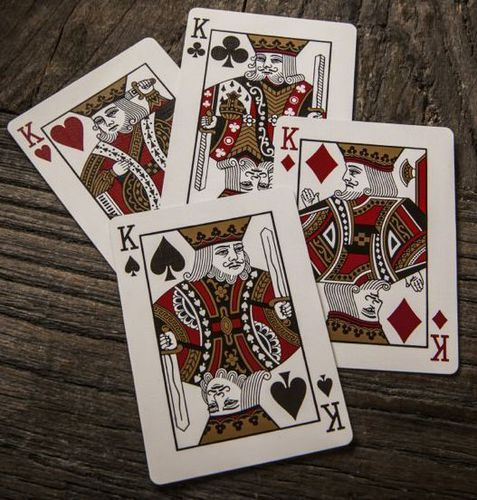
#> input picture tutorial/assets/cards.jpg, 477 x 500 px
$ python -i utlis.py   (imports and definitions only)
#> lines starting #> are read from the running program, lines starting #| are printed output that depends on the picture; after the words box and inside, x2 and y2 are one past the last pixel; in counts of white or black regions, pixels touching at a corner belong together
#> further down, picture is the input picture: shape (500, 477, 3); mean B, G, R 88.1, 96.6, 109.6
import cv2
import numpy as np

def getContours(img,cThr=[100,100],showCanny=False,minArea=1000,filter=0,draw=False):
#> called with showCanny = False, minArea = 1000, filter = 0, draw = False
    imgGray = cv2.cvtColor(img,cv2.COLOR_BGR2GRAY)
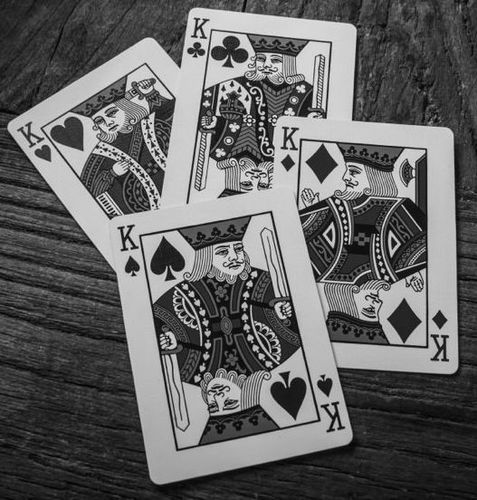
#> imgGray: shape (500, 477); min 1, max 251, mean 99.5
    imgBlur = cv2.GaussianBlur(imgGray,(5,5),1)
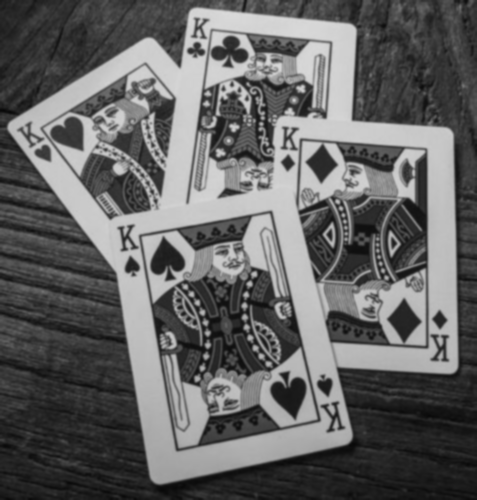
#> imgBlur: shape (500, 477); min 8, max 218, mean 99.5
    imgCanny = cv2.Canny(imgBlur,cThr[0],cThr[1])
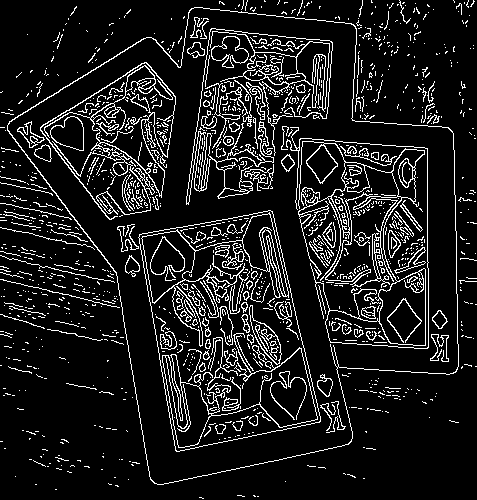
#> imgCanny: shape (500, 477); 11.1% white in thin lines or dots
    kernel = np.ones((5,5))
    imgDial = cv2.dilate(imgCanny,kernel,iterations=3)
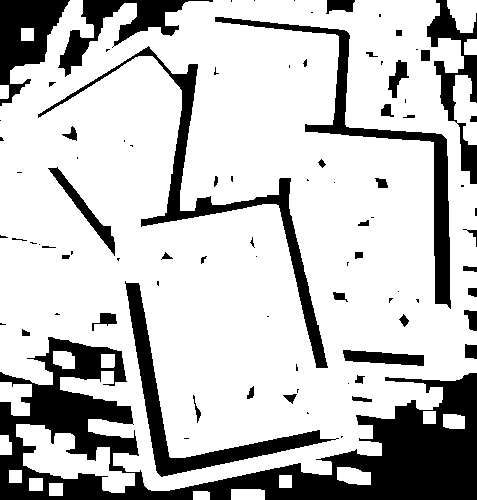
#> imgDial: shape (500, 477); 76.4% white; 88 black regions (44 under 20 px), largest, box (x1, y1, x2, y2) and area: (0, 337, 477, 500) 26113, (38, 46, 328, 368) 5621, (215, 17, 451, 309) 5209
    imgThre = cv2.erode(imgDial,kernel,iterations=2)
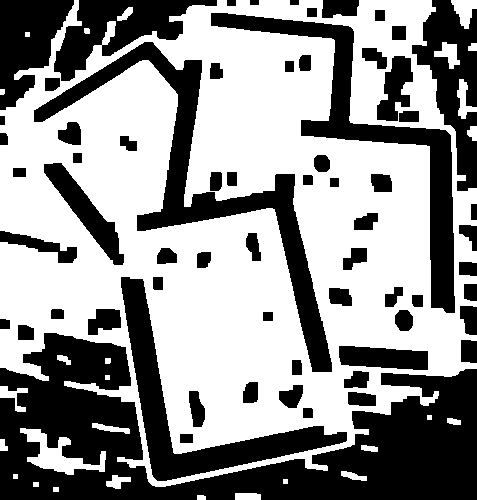
#> imgThre: shape (500, 477); 57.4% white; 65 black regions
    if showCanny: cv2.imshow('canny',imgThre)

    contours, hiearchy = cv2.findContours(imgThre,cv2.RETR_EXTERNAL,cv2.CHAIN_APPROX_SIMPLE)
#> contours = 28 contours, 6 with area under 20; largest, box (x1, y1, x2, y2) and area: (0, 0, 477, 487) 175783, (20, 428, 106, 475) 1342, (451, 0, 477, 29) 397, (434, 42, 460, 69) 309, (457, 79, 477, 119) 300; hiearchy = 28 rows, first 6: [1, -1, -1, -1], [2, 0, -1, -1], [3, 1, -1, -1], [4, 2, -1, -1], [5, 3, -1, -1], [6, 4, -1, -1]
    finalCountours = []
    for i in contours:
        area = cv2.contourArea(i)
        if area > minArea:
            peri = cv2.arcLength(i,True)
            approx = cv2.approxPolyDP(i,0.0*peri,True)
            bbox = cv2.boundingRect(approx)
            if filter > 0:
                if len(approx) == filter:
                    finalCountours.append([len(approx),area,approx,bbox,i])
            else:
                finalCountours.append([len(approx),area,approx,bbox,i])
#> this loop made 28 passes
#> (area, peri, bbox) on passes 11, 28: (1341.5, 339.2, (20, 428, 86, 47)), (175783, 3322.2, (0, 0, 477, 487))
#> area on passes 1, 2, 6, 8, 9, 10: 30.5, 146.5, 166, 115, 71, 56.5
#> after the loop, finalCountours = 2 items
    finalCountours = sorted(finalCountours,key=lambda x:x[1],reverse=True)
    if draw:
        for contour in finalCountours:
            cv2.drawContours(img,contour[4],-1,(0,0,255),3)
    return img,finalCountours

def reorder(myPoints):
    myPointsNew = np.zeros_like(myPoints)
    myPoints = myPoints.reshape((4,2))
    add = myPoints.sum(1)
    myPointsNew[0] = myPoints[np.argmin(add)]
    myPointsNew[3] = myPoints[np.argmax(add)]
    diff = np.diff(myPoints,axis=1)
    myPointsNew[1] = myPoints[np.argmin(diff)]
    myPointsNew[2] = myPoints[np.argmax(diff)]
    return myPointsNew

def warpImg(img,points,width,height):
    points = reorder(points)

    pts1 = np.float32(points)
    pts2 = np.float32([[0,0],[width,0],[0,height],[width,height]])
    matrix = cv2.getPerspectiveTransform(pts1,pts2)
    imgWarp = cv2.warpPerspective(img,matrix,(width,height))
    return imgWarp

>>> import cv2
>>> picture = cv2.imread('assets/cards.jpg')
>>> result = getContours(picture)

$ run again, on tutorial/assets/soccer_practice.jpg
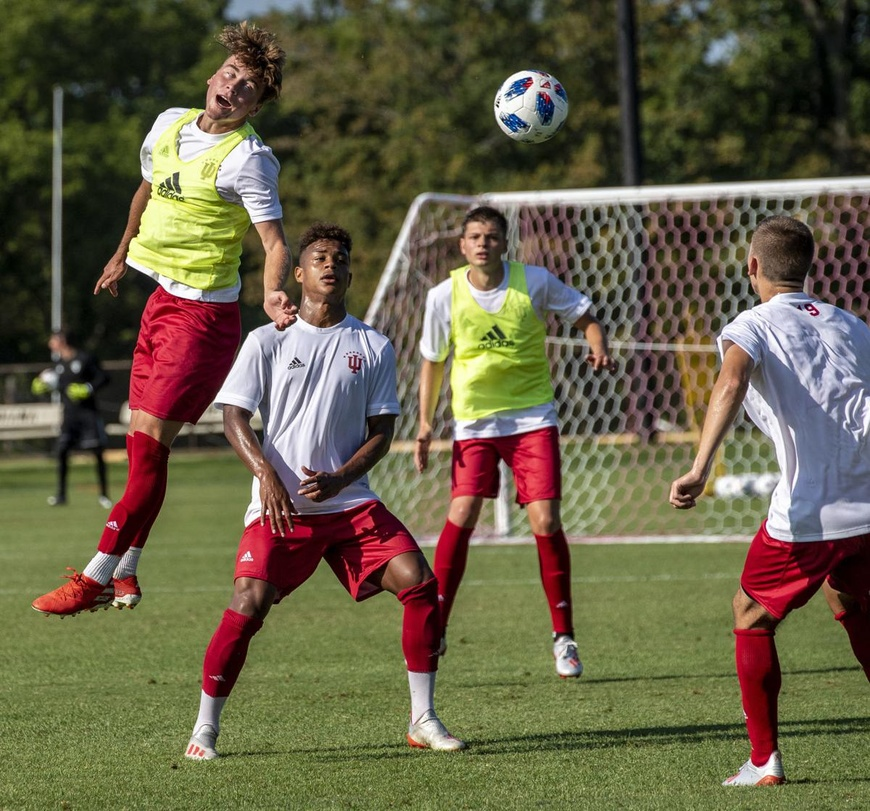
#> input picture tutorial/assets/soccer_practice.jpg, 870 x 811 px, shrunk from 1200 x 1119 before the run
#> picture is the input picture: shape (811, 870, 3); mean B, G, R 70.9, 96, 102.6
#> in getContours, `imgCanny = cv2.Canny(imgBlur,cThr[0],cThr[1])`:
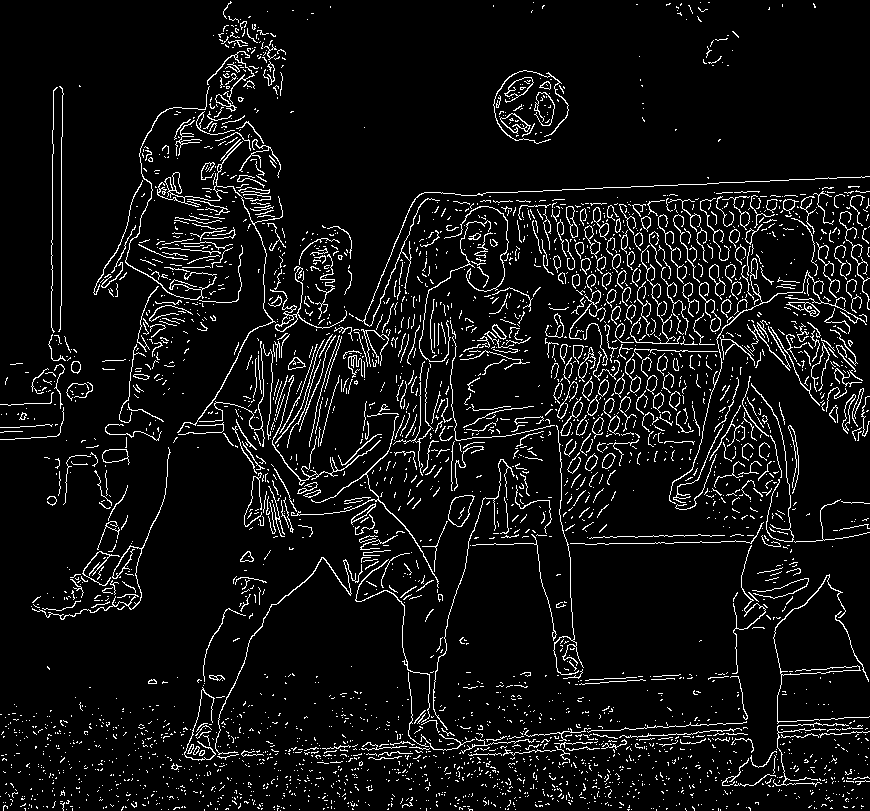
#> imgCanny: shape (811, 870); 7% white in thin lines or dots
#> imgDial: shape (811, 870); 60.9% white; 190 black regions (80 under 20 px), largest, box (x1, y1, x2, y2) and area: (236, 0, 870, 309) 100645, (0, 0, 267, 725) 88377, (576, 548, 741, 673) 17752
#> in getContours, `imgThre = cv2.erode(imgDial,kernel,iterations=2)`:
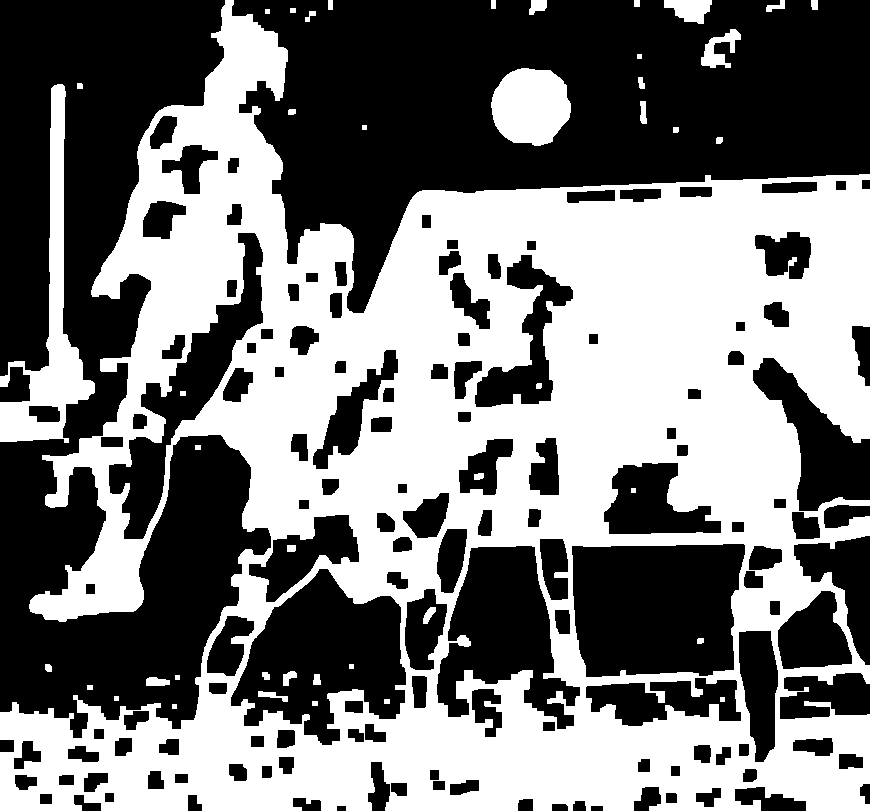
#> imgThre: shape (811, 870); 47.5% white; 44 white regions
#> contours = 29 contours, 6 with area under 20; largest, box (x1, y1, x2, y2) and area: (0, 0, 870, 811) 448196, (0, 84, 95, 443) 8804, (491, 68, 571, 146) 4746, (664, 0, 712, 24) 720, (701, 29, 741, 68) 618; hiearchy = 29 rows, first 6: [1, -1, -1, -1], [2, 0, -1, -1], [3, 1, -1, -1], [4, 2, -1, -1], [5, 3, -1, -1], [6, 4, -1, -1]
#> the loop in getContours, `for i in contours:` made 29 passes
#> (area, peri, bbox) on passes 13, 16, 29: (8804.5, 1017.6, (0, 84, 95, 359)), (4746, 262.8, (491, 68, 80, 78)), (448195.5, 6877.4, (0, 0, 870, 811))
#> after the loop in getContours, `for i in contours:`: finalCountours = 3 items
